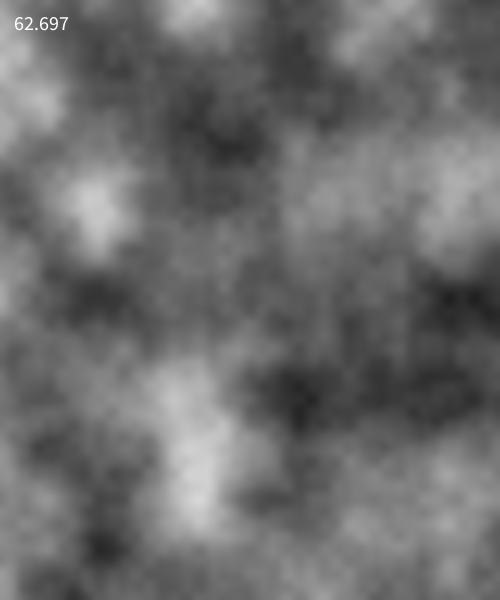
Frame 1 (no input)
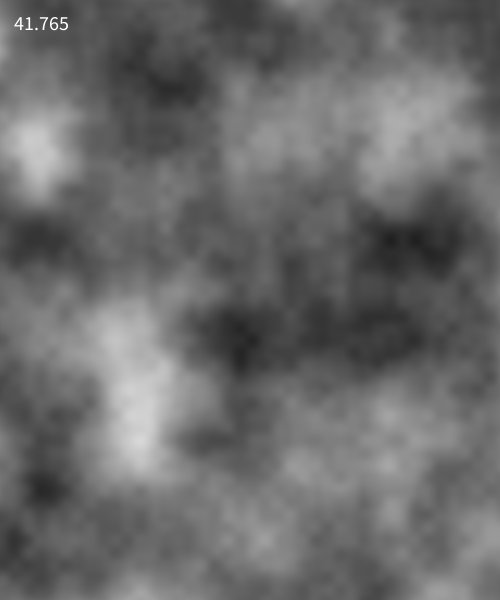
Frame 60 (the mouse pressed at the canvas centre just before this capture)
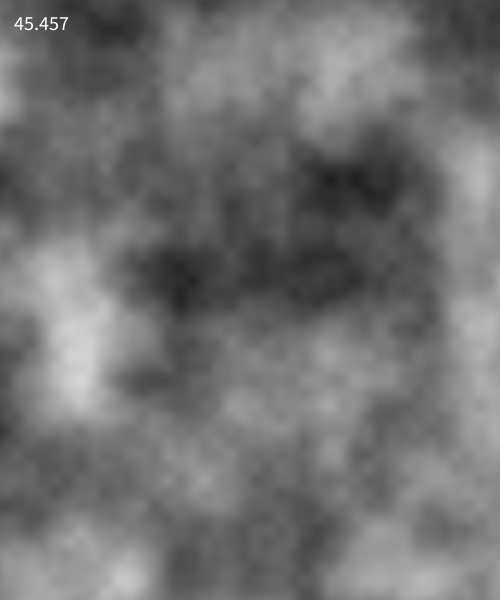
Frame 120 (the mouse held since frame 60 and released just before this capture)

The Processing sketch that drew these frames (run headless with seeded random() and noise(); from frame 60 on, the mouse is pressed at the canvas centre):

// Processing sketch: w04_13_pixels_createImage_gradation_noise2d_animation
// ── w04_13_pixels_createImage_gradation_noise2d_animation.pde
// IMA NYU Shanghai
// Kinetic Interfaces
// MOQN
// Feb 12 2018

PImage img;

void setup() {
  size(500, 600);
  noStroke();

  img = createImage(width, height, RGB); // ARGB
}


void draw() {
  background(0);

  int index = 0;
  img.loadPixels();
  for (int y = 0; y < img.height; y++) {
    for (int x = 0; x < img.width; x++) {

      float freq = 0.01;
      float noiseValue = noise( (x+frameCount) * freq, (y+frameCount) * freq ); // range: 0 - 1; 

      float w = map(noiseValue, 0, 1, 0, 255);
      img.pixels[index] = color(w);

      index++;
    }
  }
  img.updatePixels();

  image(img, 0, 0);

  textSize(20);
  text(frameRate, 10, 30);
}
